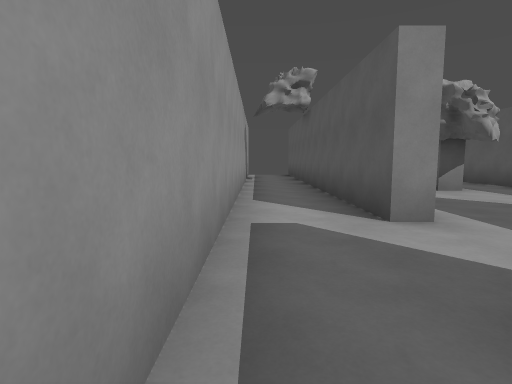
View 1 (above)

16 first-person views from a walk through a level from a Godot 3-D game. The camera is 1.4 m above the floor, tilts 6° down and sees 80° across. The floor is counted in squares, 2 m on a side. Each view is taken from the middle of a square. On the plan, view 1 faces up. The plan holds only what a view shows up to about 10 squares ahead; the rest is blank.

View 2
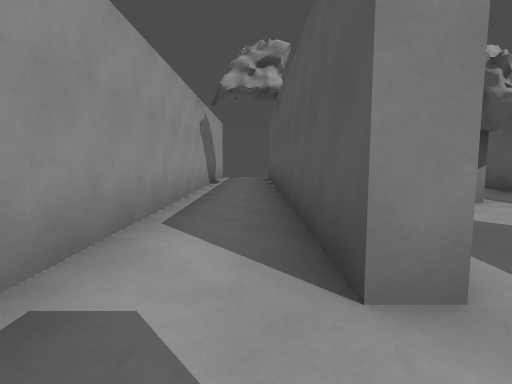

View 3
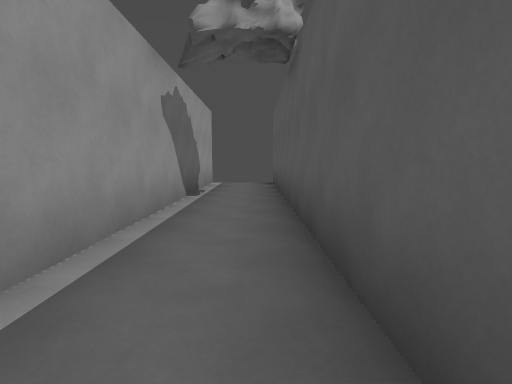

View 4
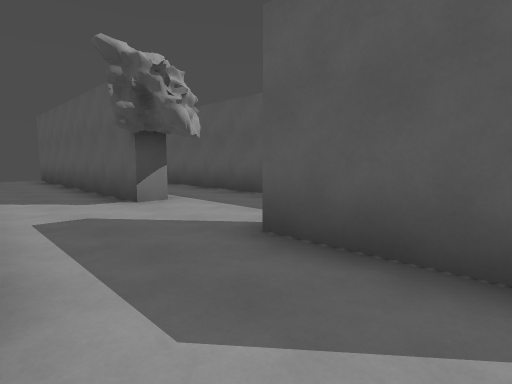

View 5
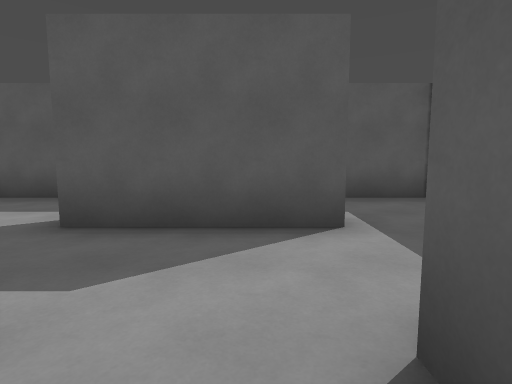

View 6
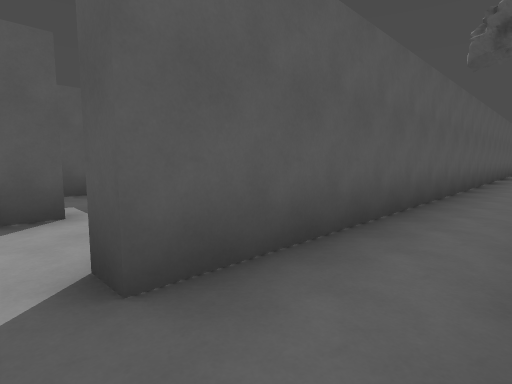

View 7
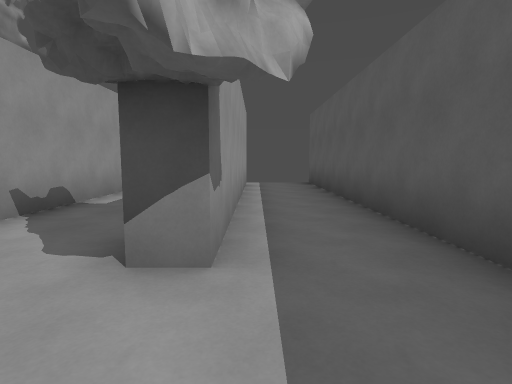

View 8
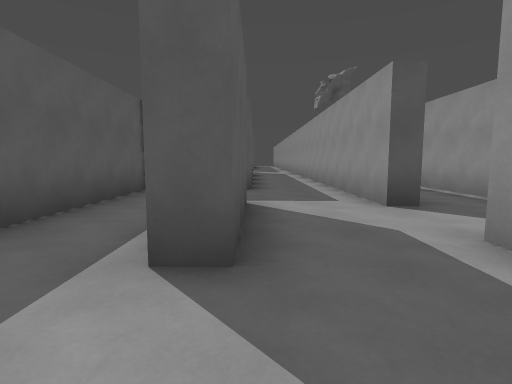

View 9
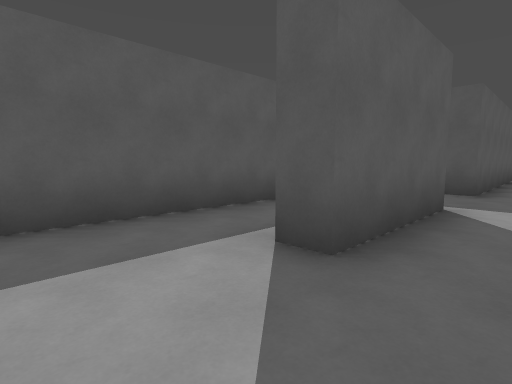

View 10
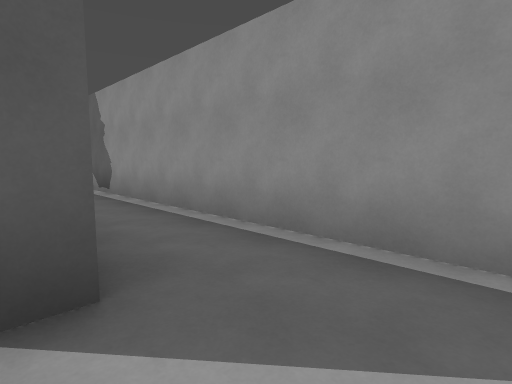

View 11
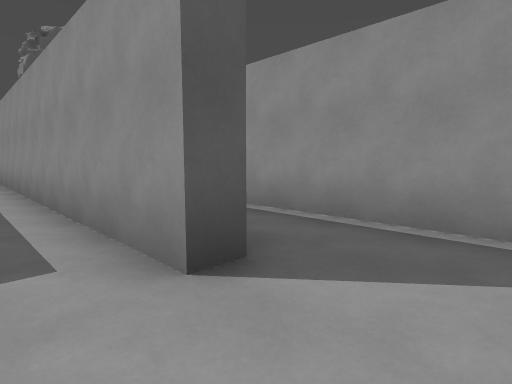

View 12
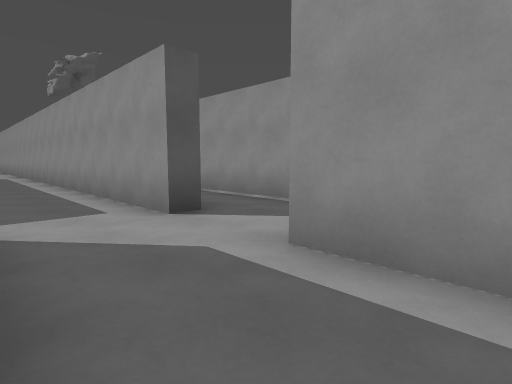

View 13
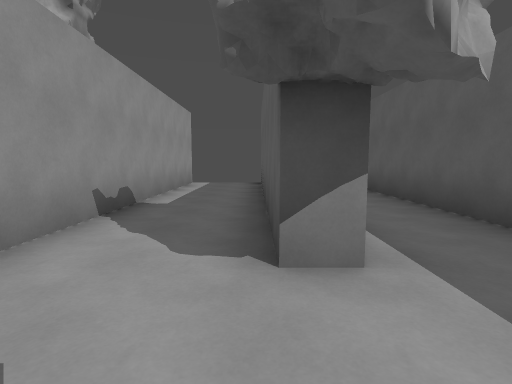

View 14
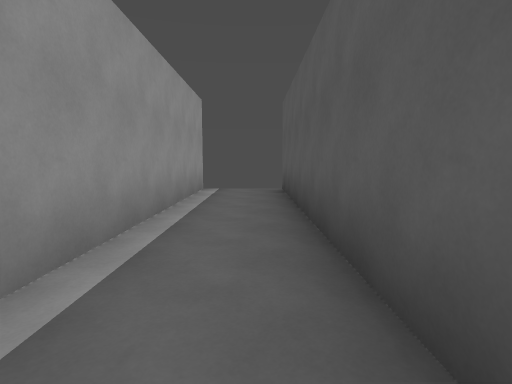

View 15
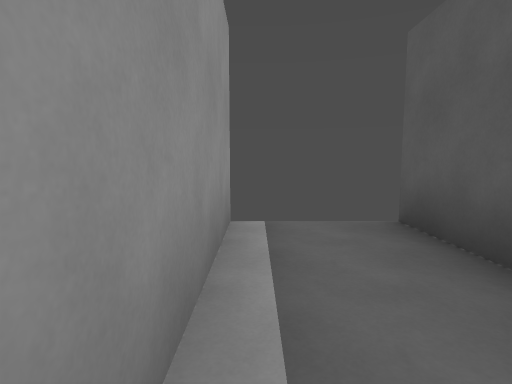

View 16
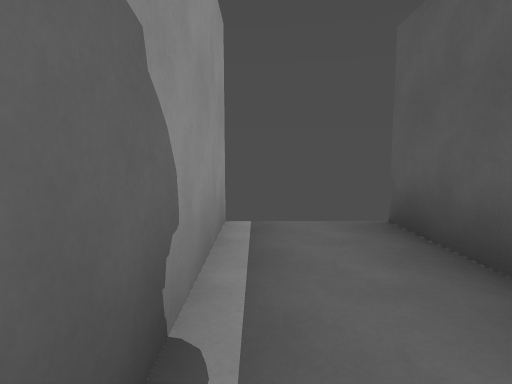

### Floor plan
Ten units are one square. View 1 is at (0, 0); x grows to the right and y downward. Boxes are objects, and circles mark ways between rooms. Rooms are numbered by the first view taken in them; rooms with no view inside come last. Other rooms are left out.
<svg viewBox="-8 -150 79 265">
<path fill="none" stroke="#000" d="M15 108 15 -14 20 -14M20 -34 15 -34 15 -145M-3 -145 -3 48M42 -41 48 -41M47 -145 47 -69M42 11 48 11M66 13 66 -145M47 -69 42 -69 42 -141M20 -144 20 -72M42 70 42 11M42 -10 42 -41M20 -14 20 83M20 -49 20 -34"/>
<circle cx="20" cy="-25" r="3" fill="#2a7"/>
<circle cx="40" cy="-55" r="3" fill="#2a7"/>
<circle cx="40" cy="-5" r="3" fill="#2a7"/>
<circle cx="30" cy="-40" r="3" fill="#2a7"/>
<text x="10" y="70">1</text>
<text x="50" y="-70">2</text>
<text x="30" y="-90">3</text>
<text x="30" y="110">4</text>
</svg>
Room 1 opens to room 4. Room 2 opens to room 3. Room 2 opens to room 4. Room 3 opens to room 4.

Where each view was taken, in squares from view 1:
view 1: 0 up, 0 right, facing up
view 2: 2 up, 1 right, facing up
view 3: 5 up, 1 right, facing up
view 4: 2 up, 2 right, facing up-right
view 5: 2 up, 1 right, facing right
view 6: 2 up, 0 right, facing down-right
view 7: 5 up, 5 right, facing up
view 8: 6 up, 4 right, facing down
view 9: 6 up, 3 right, facing down-right
view 10: 3 up, 2 right, facing down-left
view 11: 3 up, 3 right, facing down-left
view 12: 5 up, 4 right, facing down-left
view 13: 5 up, 4 right, facing up
view 14: 7 up, 6 right, facing up
view 15: 11 up, 5 right, facing up
view 16: 11 up, 0 right, facing up
